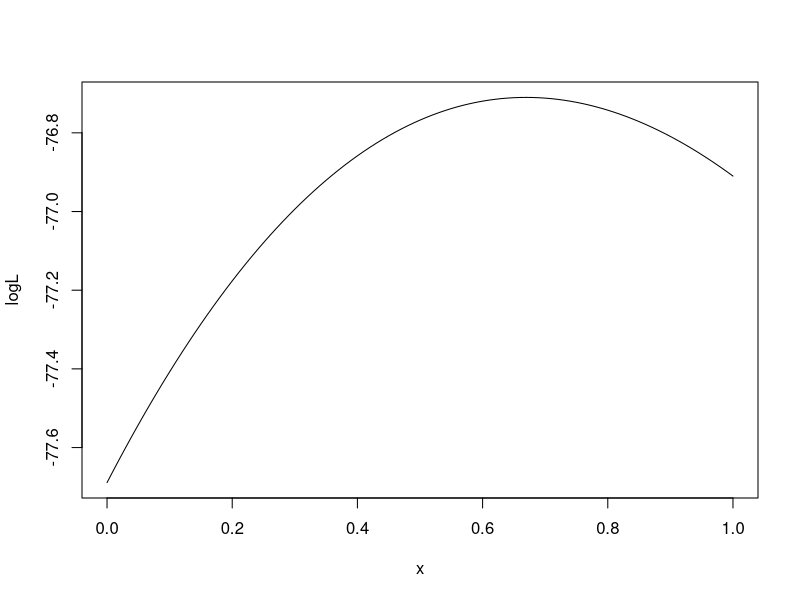
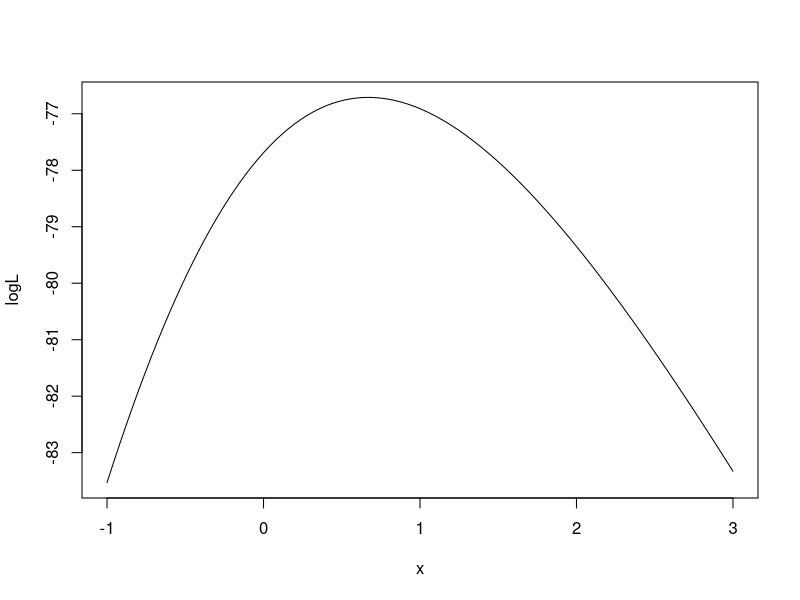
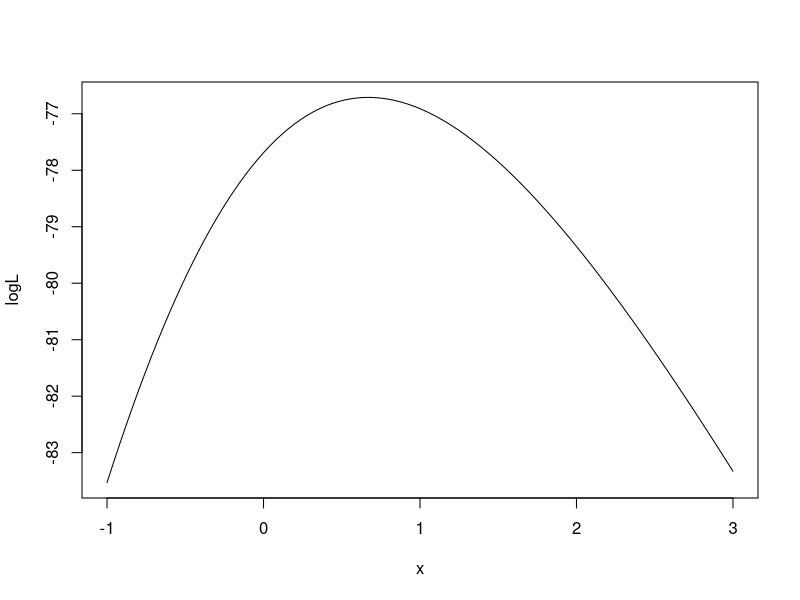
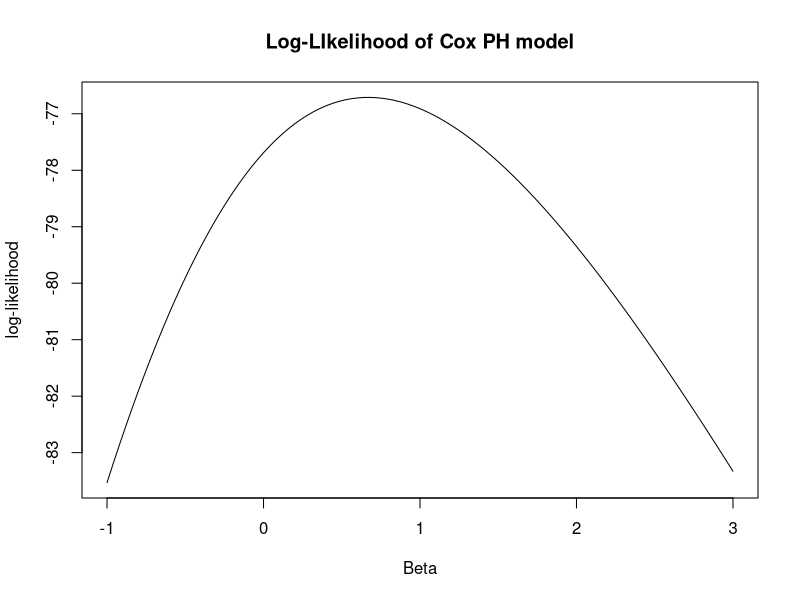
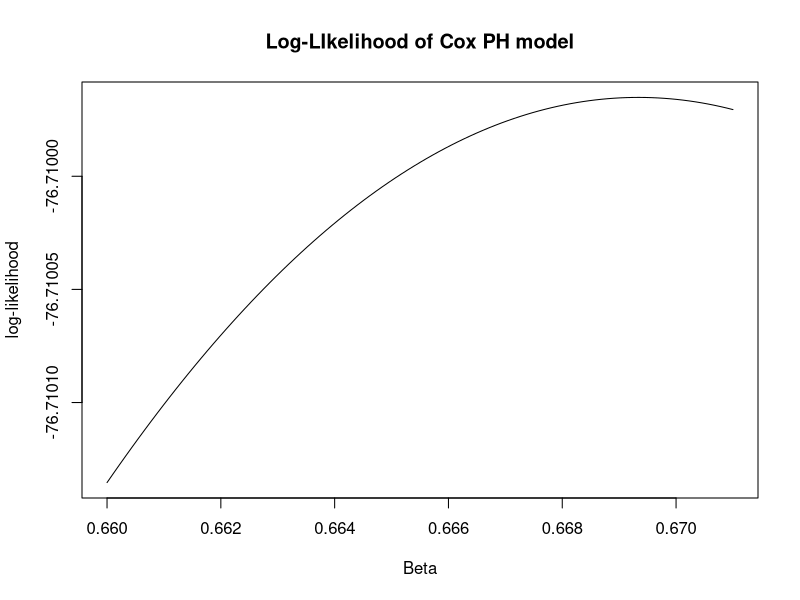

Write the R code that produced these figures, in order. (Note: this script raises an error after producing the figures.)
#PH MODELS
logL <- function(x){
  18*x-4*log(30*exp(x)+17)-4*log(27*exp(x)+14)-log(23*exp(x)+14)-2*log(22*exp(x)+12)-2*log(20*exp(x)+10)-5*log(18*exp(x)+8)-2*log(12*exp(x)+8)-log(10*exp(x)+8)-2*log(7*exp(x)+4)
}  
  
plot(logL)

plot(logL,xlim=c(-1,3))
plot(logL,from=-1 , to=3)
plot(logL,-1,3,xlab="Beta",ylab="log-likelihood",main="Log-LIkelihood of Cox PH model")


plot(logL,0.66,0.671,xlab="Beta",ylab="log-likelihood",main="Log-LIkelihood of Cox PH model")
#approx 0.68

#non-linear minimisation
?nlm
nlm(-logL,0.7)


neglogL <- function(x){
  -logL(x)
}

MLE <- nlm(neglogL,0.7)
MLE$estimate
exp(MLE$estimate)
#95.3% higher than the other patients

#h(t,zi)=h0(t)*exp(b*z)
#for compromised patient
#h(t,zi)=l*exp(-lx)*exp(b)

#for non compromised patient
#h(t,zi)=l*exp(-lx)

lambda=0.2439
comp <- function(x){
  lambda*exp(-lambda*x)*exp(MLE$estimate)
}

notcomp <- function(x){
  lambda*exp(-lambda*x)
}

x <- seq(0,12,0.001)

plot(x,comp(x),type="l",xlab="durtion",ylab="hazard rate",main="Comparison of hazard rate for cox model")
lines(x,notcomp(x),col="red")
